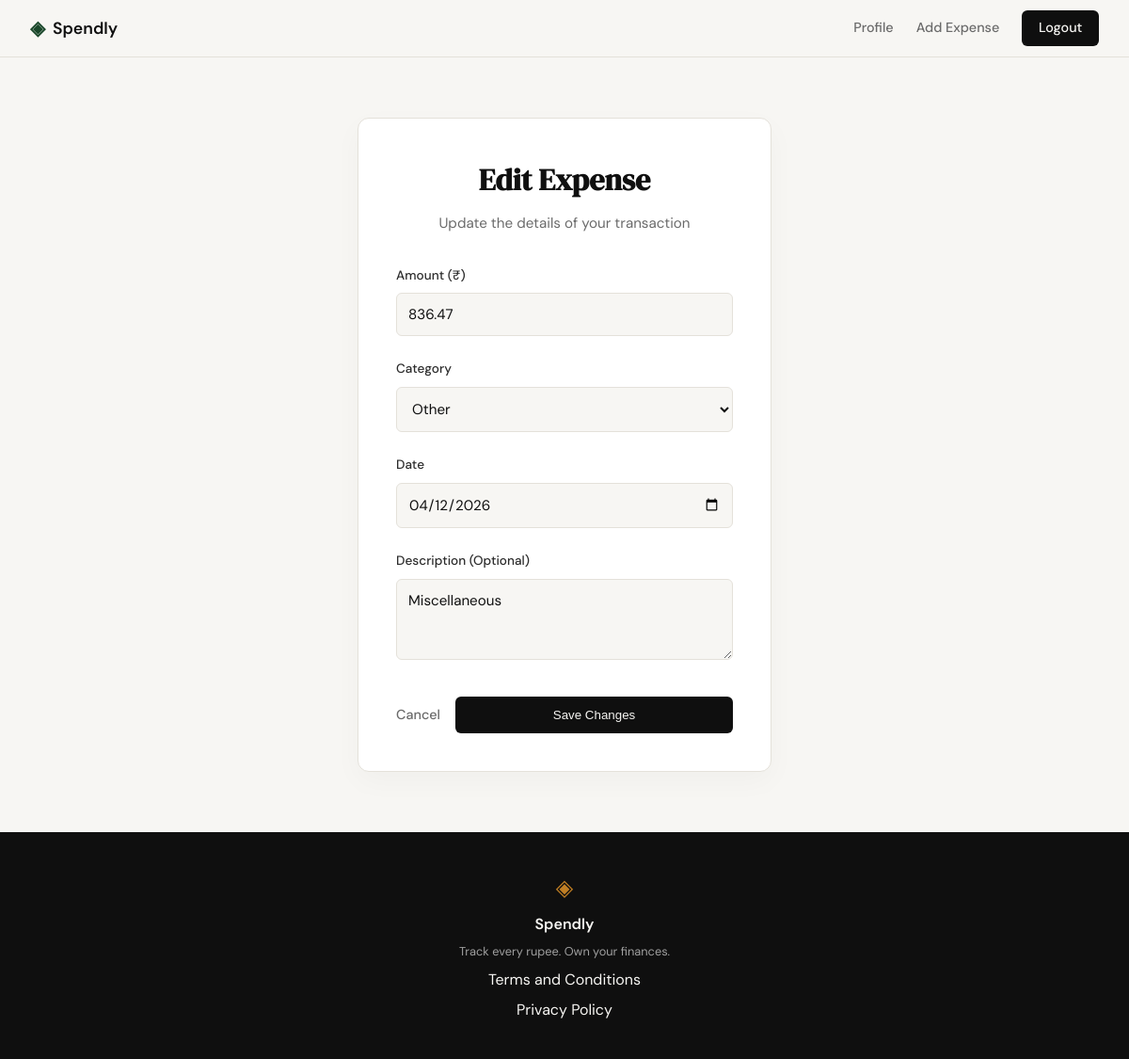
The page /expenses/18/edit (signed in) on the database its author committed.
### tables this page shows
CREATE TABLE expenses (
                id INTEGER PRIMARY KEY AUTOINCREMENT,
                user_id INTEGER NOT NULL,
                amount REAL NOT NULL,
                category TEXT NOT NULL,
                date TEXT NOT NULL,
                description TEXT,
                created_at TEXT DEFAULT (datetime('now')),
                FOREIGN KEY (user_id) REFERENCES users (id)
            );

### app.py (the view, shortened to what this page needs)
@app.route("/expenses/<int:id>/edit", methods=["GET", "POST"])
@login_required
def edit_expense(id):
    uid = session["user_id"]
    expense = get_expense_by_id(id, uid)
    if not expense:
        abort(404)
    allowed_categories = [
        "Food",
        "Transport",
        "Bills",
        "Health",
        "Entertainment",
        "Shopping",
        "Other",
    ]
    return render_template(
        "edit_expense.html", expense=expense, categories=allowed_categories
    )

### app.py (called while the page is built)
def login_required(f):
    @wraps(f)
    def decorated_function(*args, **kwargs):
        if "user_id" not in session:
            flash("Please sign in to access this page.")
            return redirect(url_for("login"))
        return f(*args, **kwargs)
    return decorated_function

### database/db.py (called while the page is built)
def get_db():
    conn = sqlite3.connect(DB_PATH)
    conn.row_factory = sqlite3.Row
    conn.execute("PRAGMA foreign_keys = ON")
    return conn

### database/queries.py (called while the page is built)
def get_expense_by_id(expense_id, user_id):
    with get_db() as conn:
        row = conn.execute(
            "SELECT id, amount, category, date, description FROM expenses WHERE id = ? AND user_id = ?",
            (expense_id, user_id),
        ).fetchone()
        return row

### templates/edit_expense.html (shortened to what this page needs)
{% extends "base.html" %}
{% block content %}
<div class="edit-expense-container">
    <div class="form-card">
        <h1>Edit Expense</h1>
        <p class="form-subtitle">Update the details of your transaction</p>
        <form action="{{ url_for('edit_expense', id=expense.id) }}" method="POST" class="expense-form">
            <div class="form-group">
                <label for="amount">Amount (₹)</label>
                <input type="number" id="amount" name="amount" step="0.01" min="0.01"
                       class="form-input" value="{{ request.form.get('amount', expense.amount) }}" required
                       placeholder="0.00">
            </div>
            <div class="form-group">
                <label for="category">Category</label>
                <select id="category" name="category" required>
                    {% for cat in categories %}
                        <option value="{{ cat }}" {% if request.form.get('category', expense.category) == cat %}selected{% endif %}>{{ cat }}</option>
                    {% endfor %}
                </select>
            </div>
            <div class="form-group">
                <label for="date">Date</label>
                <input type="date" id="date" name="date" class="form-input"
                       value="{{ request.form.get('date', expense.date) }}" required>
            </div>
            <div class="form-group">
                <label for="description">Description (Optional)</label>
                <textarea id="description" name="description" rows="3"
                          placeholder="What was this for?">{{ request.form.get('description', expense.description or '') }}</textarea>
            </div>
            <div class="form-actions">
                <a href="{{ url_for('profile') }}" class="btn-cancel">Cancel</a>
                <button type="submit" class="btn-save">Save Changes</button>
            </div>
        </form>
    </div>
</div>
{% endblock %}

### static/css/style.css (style rules this page uses)
:root { --ink: #0f0f0f; --ink-soft: #2d2d2d; --ink-muted: #6b6b6b; --ink-faint: #a0a0a0; --paper: #f7f6f3; --paper-warm: #f0ede6; --paper-card: #ffffff; --accent: #1a472a; --accent-light: #e8f0eb; --accent-2: #c17f24; --accent-2-light: #fdf3e3; --danger: #c0392b; --danger-light: #fdecea; --border: #e4e1da; --border-soft: #eeebe4; --font-display: 'DM Serif Display', Georgia, serif; --font-body: 'DM Sans', system-ui, sans-serif; --max-width: 1200px; --auth-width: 440px; --radius-sm: 6px; --radius-md: 12px; --radius-lg: 20px; }
*, *::before, *::after { box-sizing: border-box; margin: 0; padding: 0; }
html { font-size: 16px; scroll-behavior: smooth; }
body { background: var(--paper); color: var(--ink); font-family: var(--font-body); font-size: 1rem; line-height: 1.6; -webkit-font-smoothing: antialiased; }
a { color: inherit; text-decoration: none; }
.form-group { margin-bottom: 1.25rem; }
.form-group label { display: block; font-size: 0.85rem; font-weight: 500; color: var(--ink-soft); margin-bottom: 0.4rem; }
.form-input { width: 100%; padding: 0.6rem 0.875rem; border: 1px solid var(--border); border-radius: var(--radius-sm); font-family: var(--font-body); font-size: 0.95rem; color: var(--ink); background: var(--paper); outline: none; transition: border-color 0.2s; }
.form-input::placeholder { color: var(--ink-faint); }

### templates/edit_expense.html (style rules this page uses)
.edit-expense-container { display: flex; justify-content: center; padding: 4rem 2rem; }
.form-card { background: var(--paper-card); border: 1px solid var(--border); border-radius: var(--radius-md); padding: 2.5rem; width: 100%; max-width: var(--auth-width); box-shadow: 0 10px 30px rgba(0, 0, 0, 0.03); }
.form-card h1 { font-family: var(--font-display); font-size: 2rem; color: var(--ink); margin-bottom: 0.5rem; text-align: center; }
.form-subtitle { text-align: center; color: var(--ink-muted); font-size: 0.95rem; margin-bottom: 2rem; }
.expense-form .form-group { margin-bottom: 1.5rem; }
.expense-form .form-group label { display: block; font-size: 0.85rem; font-weight: 500; color: var(--ink-soft); margin-bottom: 0.5rem; }
.expense-form .form-input, .expense-form select, .expense-form textarea { width: 100%; padding: 0.75rem; border: 1px solid var(--border); border-radius: var(--radius-sm); font-family: var(--font-body); font-size: 0.95rem; color: var(--ink); background: var(--paper); outline: none; transition: border-color 0.2s; }
.form-actions { display: flex; align-items: center; justify-content: space-between; gap: 1rem; margin-top: 2rem; }
.btn-save { background: var(--ink); color: var(--paper); padding: 0.75rem 1.5rem; border-radius: var(--radius-sm); font-weight: 500; cursor: pointer; border: none; transition: background 0.2s; flex: 1; }
.btn-cancel { color: var(--ink-muted); font-size: 0.9rem; font-weight: 500; transition: color 0.2s; }

### rows shown on the page
expenses: amount "836.47", category "Other", date "04/12/2026", description "Miscellaneous"
